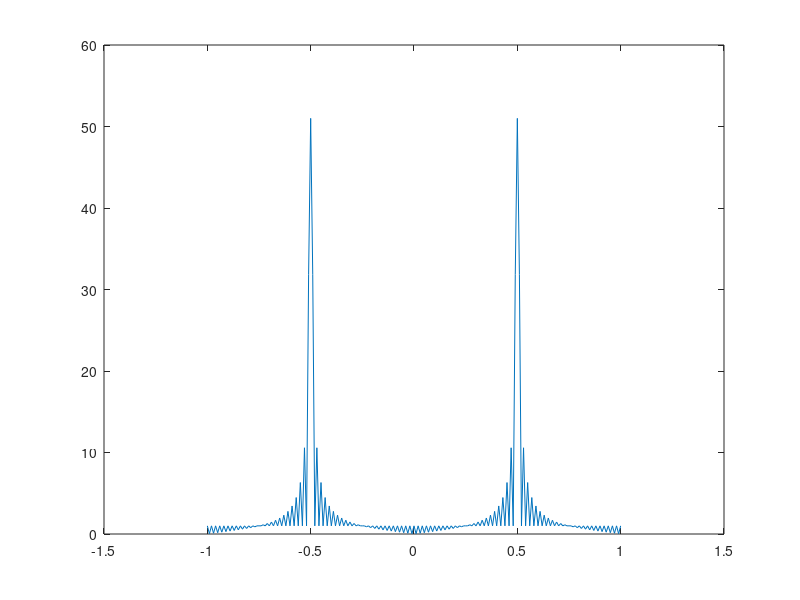
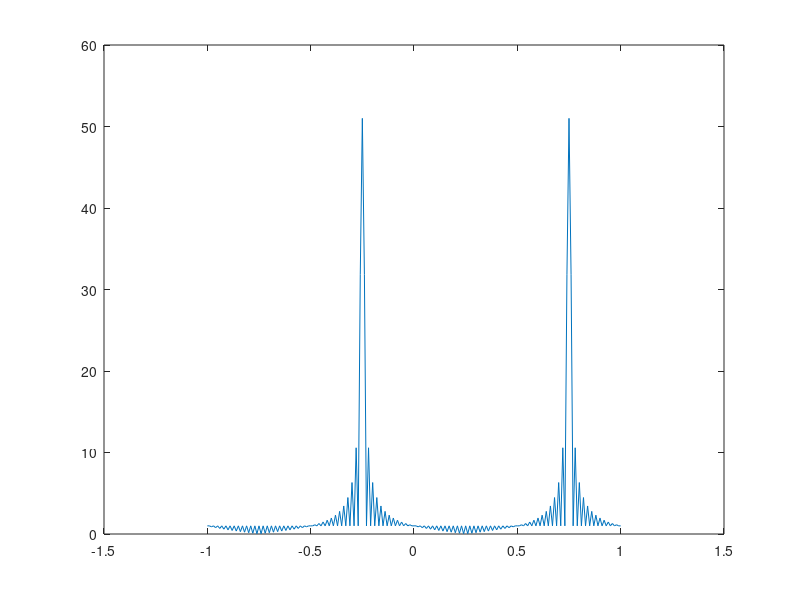

Write the MATLAB code that produced these figures, in order.
clear all
close all
clc

n=0:100;
x=cos(pi*n/2);

k=-100:100;
w=(pi/100)*k;

##DTFT of x
X=x*(exp(-j*pi/100)).^(n'*k);

y=x.*exp(j*pi*n/4);

##DTFT of y
Y=y*(exp(-j*pi/100)).^(n'*k);

figure()
plot(w/pi,abs(X));
figure()
plot(w/pi,abs(Y))